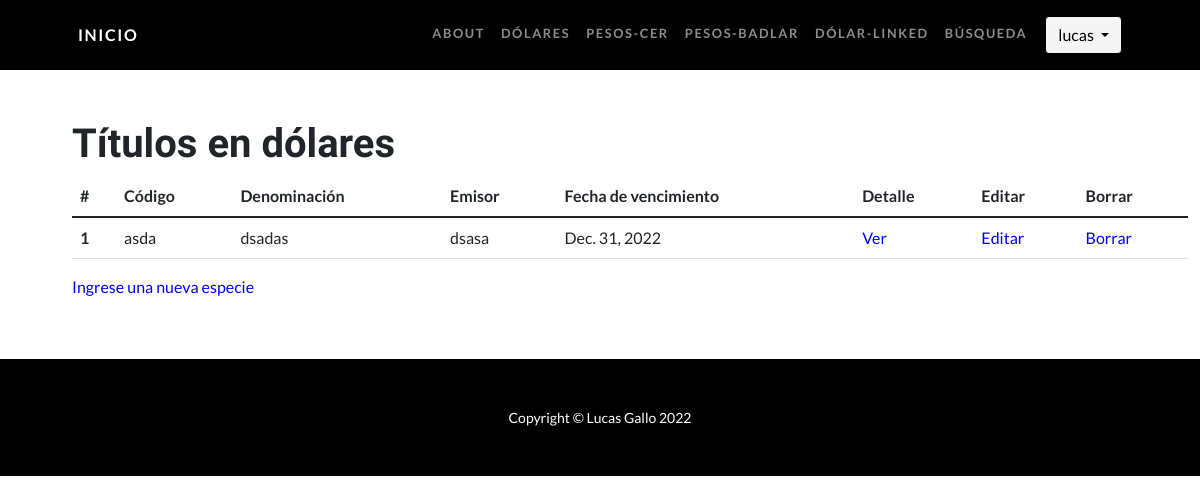
Page /AppBonos/dolares/ (signed in) on the earlier database version.
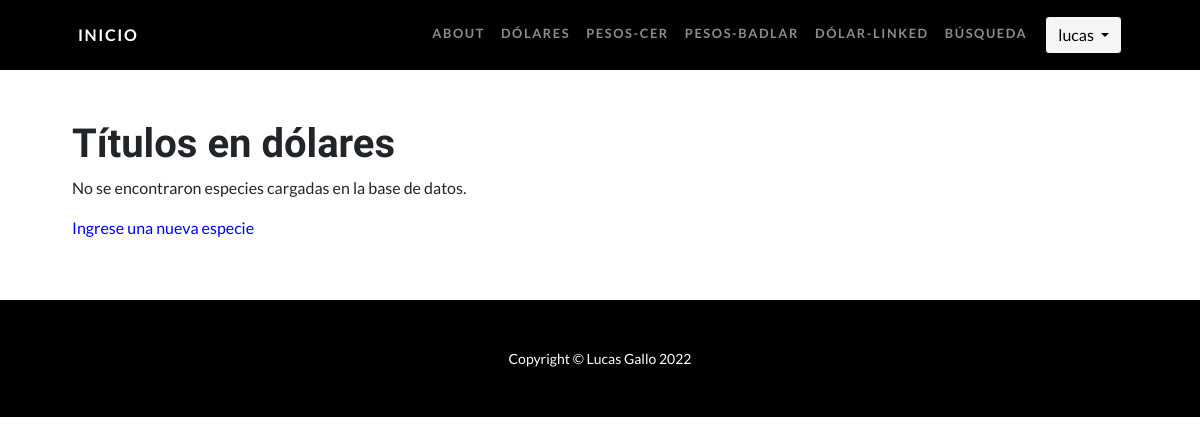
Same page on the later database version.
### AppBonos/models.py (models this page shows, shortened)
class Dolar(models.Model):
    codigo = models.CharField(max_length=30)
    denominacion = models.CharField(max_length=100)
    emisor = models.CharField(max_length=30)
    fecha_emision = models.DateField(null=True)
    fecha_vencimiento = models.DateField(null=True)
    amortizacion = models.CharField(max_length=500)
    interes = models.CharField(max_length=500)
    ley = models.CharField(max_length=30)

### AppBonos/views.py (the view)
# urls.py: path("dolares/", dolares, name="dolares"),
@login_required
def dolares(request):
    dolares = Dolar.objects.all()
    contexto = {"dolares_encontrados": dolares}
    return render(request, "AppBonos/dolares.html", context=contexto)

### AppBonos/templates/AppBonos/dolares.html
{% extends "AppBonos/padre.html" %}
{% load static %}
{% block contenidoQueCambia %}
<div class="container" style="margin:10% 0 5% 5%">
    <h2 style="font-weight: bold; font-size: 40px">Títulos en dólares</h2>
    {% if dolares_encontrados %}
        <table class="table table-hover">
            <thead>
            <tr>
                <th scope="col">#</th>
                <th scope="col">Código</th>
                <th scope="col">Denominación</th>
                <th scope="col">Emisor</th>
                <th scope="col">Fecha de vencimiento</th>
                <th scope="col">Detalle</th>
                <th scope="col">Editar</th>
                <th scope="col">Borrar</th>
            </tr>
            </thead>
            <tbody>
            {% for dolares in dolares_encontrados %}
                <tr>
                    <th scope="row">{{forloop.counter}}</th>
                    <td>{{dolares.codigo}}</td>
                    <td>{{dolares.denominacion}}</td>
                    <td>{{dolares.emisor}}</td>
                    <td>{{dolares.fecha_vencimiento}}</td>
                    <td> <a href="{% url 'DolarDetail' dolares.id %}" style="text-decoration: none; color:blue">Ver</a> </td>
                    <td> <a href="{% url 'DolarUpdate' dolares.id %}" style="text-decoration: none; color:blue">Editar</a> </td>
                    <td> <a href="{% url 'DolarDelete' dolares.id %}" style="text-decoration: none; color:blue">Borrar</a> </td>
                </tr>
            {% endfor %}
            </tbody>
        </table>
    {% else %}
        <p>No se encontraron especies cargadas en la base de datos.</p>
    {% endif %}
    <p><a href="{% url 'form_dolares' %}" style="text-decoration: none; color:blue"> Ingrese una nueva especie</a></p>
</div>
{% endblock %}

Differences in the rows shown:
removed Dolar: codigo "asda", denominacion "dsadas", emisor "dsasa", fecha_vencimiento "Dec. 31, 2022"
Other differences:
text no longer shown: "# Código Denominación Emisor Fecha de vencimiento Detalle Editar Borrar"
text now shown: "No se encontraron especies cargadas en la base de datos."
